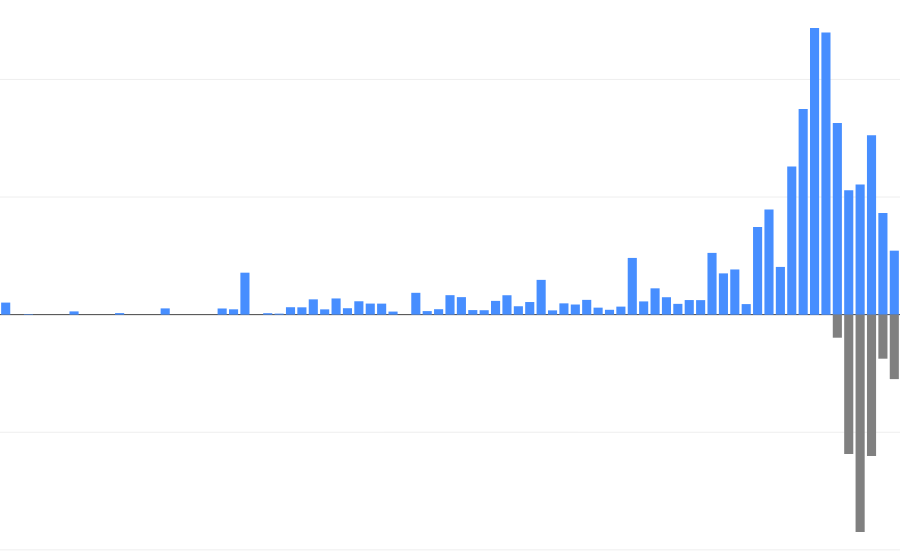

The cell this chart's notebook holds for it:
### Code cell
### balancos_por_periodo
periodo = "sem"
n = 10

tbl = db.saldos_transac_periodo(periodo=periodo, n=n)
if periodo == "sem":
    tbl["Data"] = tbl["Data"].apply(lambda x: datetime.strptime(x+"-0", "%Y-%W-%w"))
tbl["Data"] = pd.to_datetime(tbl.Data)
tbl["SomasDisplay"] = tbl["Somas"]\
    .apply(lambda x: f"{x:_.2f}".replace(".", ",").replace("_", " "))
tbl["AbatDisplay"] = tbl["Abatimentos"]\
    .apply(lambda x: f"{x:_.2f}".replace(".", ",").replace("_", " "))


layout = pg.Layout(
    margin=dict(l=0, r=0, t=0, b=0),
    template="none",
    showlegend=False,
    hovermode="x unified",
    xaxis=dict(
        tickmode="array",
        tickvals=[i for i in tbl["Data"]],
        ticktext=[i.strftime("%B de %Y") for i in tbl["Data"]]
    )
)

fig = pg.Figure(layout=layout)
fig.add_trace(pg.Bar(
    x=tbl["Data"], y=tbl["Somas"], name="Somas",
    customdata=tbl[["SomasDisplay"]],
    hovertemplate="<b>R$ %{customdata[0]}</b>",
    offsetgroup=0,
    marker=dict(color=CORES[0])
))
fig.add_trace(pg.Bar(
    x=tbl["Data"], y=tbl["Abatimentos"], name="Abatimentos",
    customdata=tbl[["AbatDisplay"]],
    hovertemplate="<b>R$ %{customdata[0]}</b>",
    offsetgroup=0,
    marker=dict(color=CORES[1])
))

fig.show(config={"displayModeBar": False})
